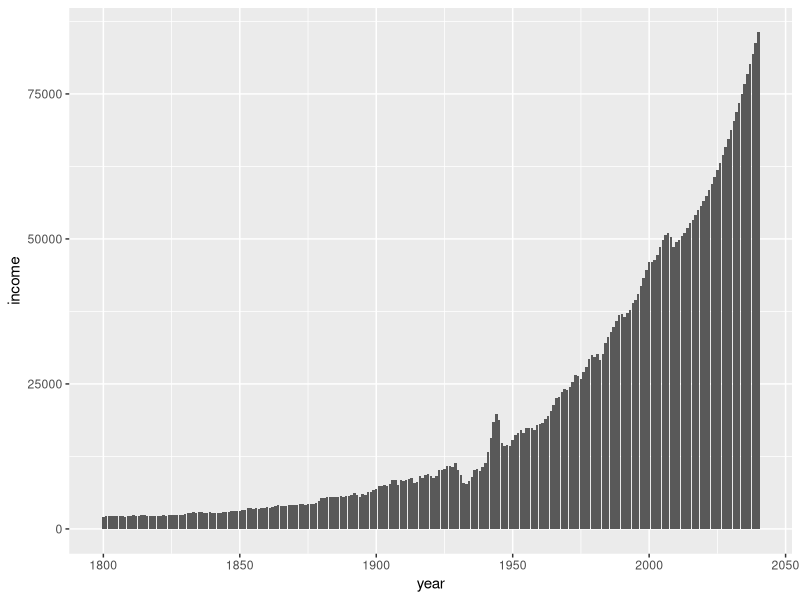
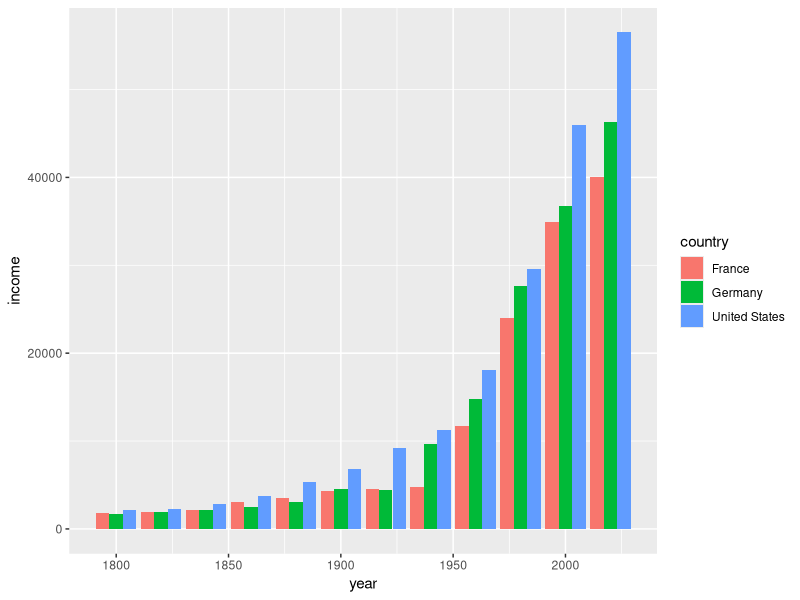
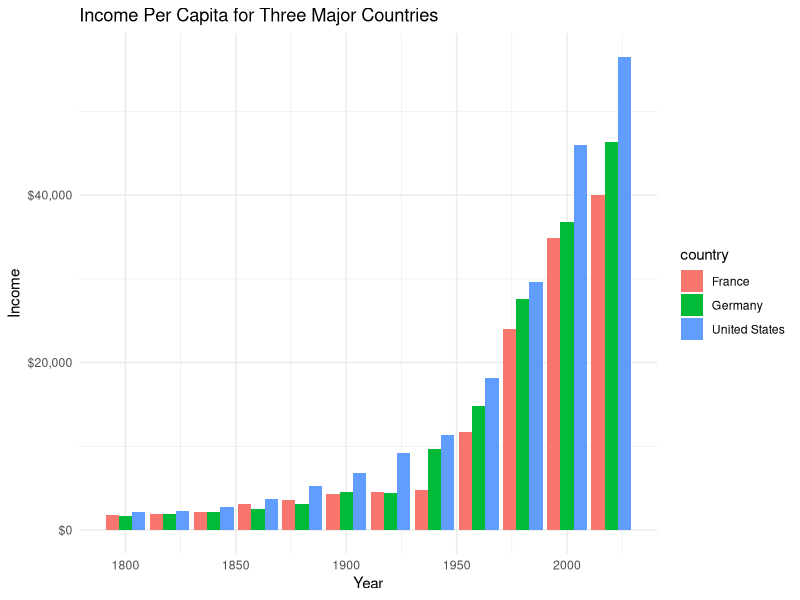
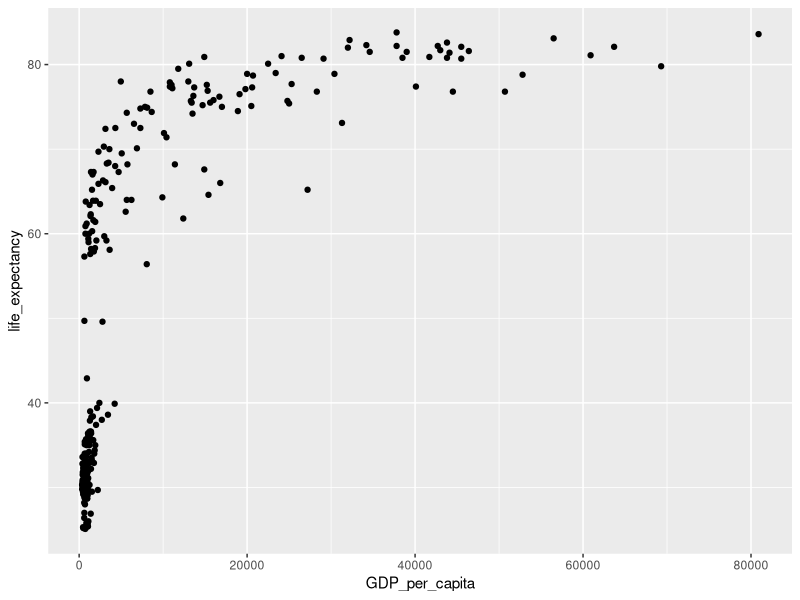
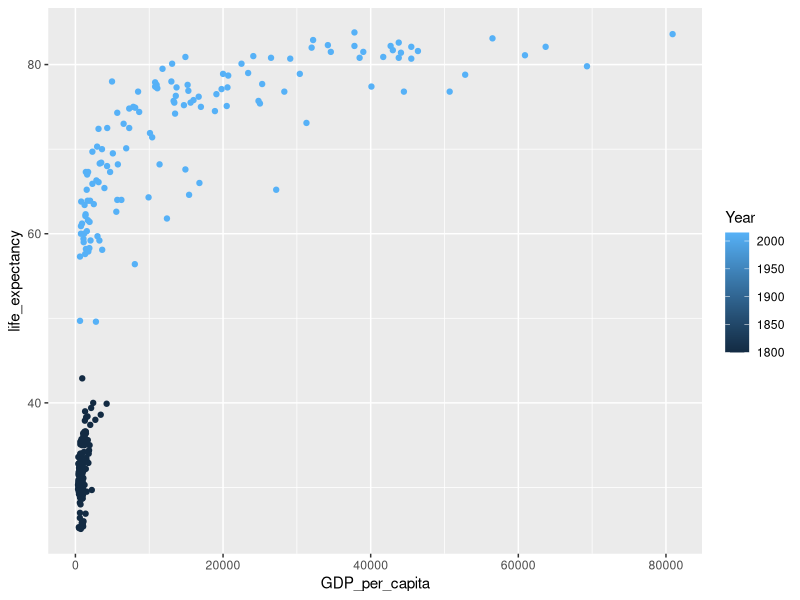
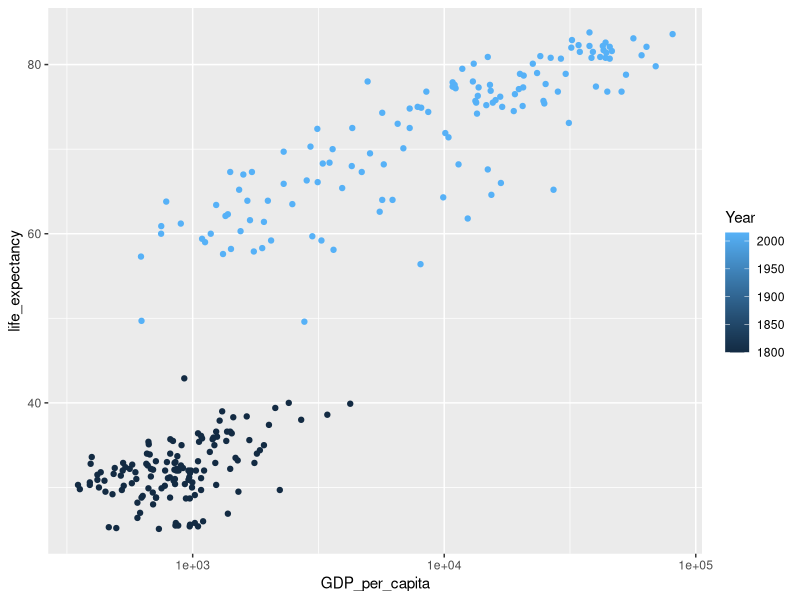
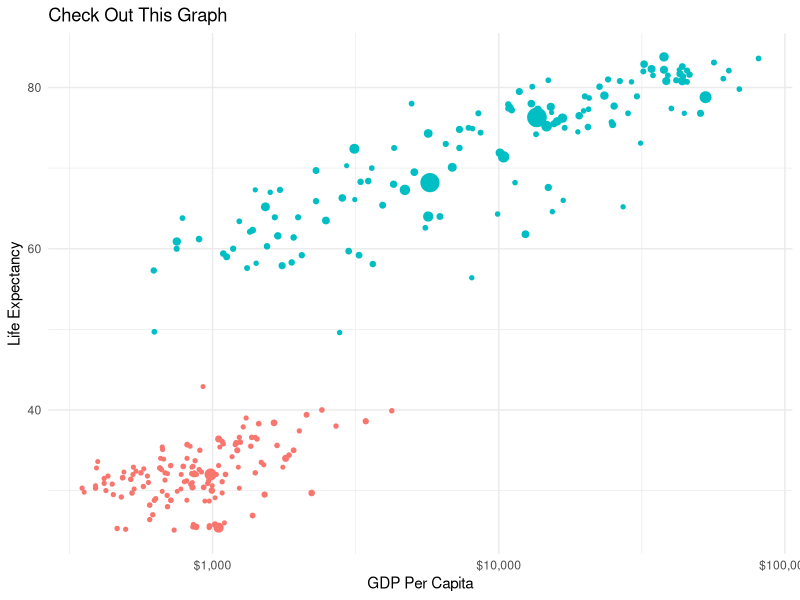
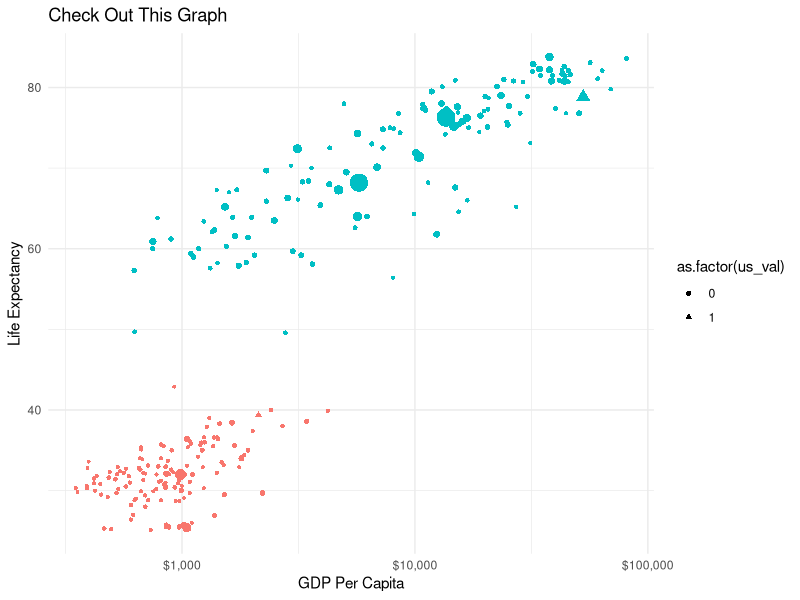

The R script that drew these images, in order:
## ---- chunk 1
knitr::opts_chunk$set(echo = TRUE)

gapminder_IncomePerCap <- read.csv("../data/income_per_person.csv")
gap <- read.csv2("../data/gapminder.csv")
## ---- chunk 2
str(gapminder_IncomePerCap)
## ---- chunk 3
# let's look at the first 4 observations with the first 5 columns
gapminder_IncomePerCap[1:4, 1:5] 
## ---- chunk 4
# install.packages("tidyverse") - I already have this installed so no need to do it here. 
# load the library as so:
library(tidyverse)

# Now, we 'pivot' our data longer
# Keep in mind, we want our years to be their own variable, 'years', and our values 'income'
# Also notice that all the years begin with "X" - we can use that to our advantage
tidy_df <- gapminder_IncomePerCap %>% 
  pivot_longer(cols = starts_with("X"), names_to = "year", values_to = "income")
## ---- chunk 5
# Normally, we wouldn't want to store the df in the same name.
tidy_df <- tidy_df %>% 
  # let's mutate the year column
  # First, remove the "X" from our years
  mutate(year = str_replace(year, pattern = "X", replacement = ""),
         # next, turn our character to numeric (technically 'double')
         year = as.numeric(year))
## ---- chunk 6
us_data <- tidy_df %>% filter(country == "United States")
## ---- chunk 7
# first, supply the data frame to ggplot()
ggplot(us_data) +
  # we want bars so... geom_bar() gives us that geometry
  # now, we want specify the y axis to be income and x is year
  # we put these in the aes() comman (for aesthetics)
  geom_bar(aes(x = year, y = income), stat = "identity")
## ---- chunk 8
top_three <- tidy_df %>% 
  # %in% is convenient function for selecting multiple matching items from a vector
  filter(country %in% c("United States", "Germany", "France"),
         year %in% c(seq.int(from = 1800, to = 2020, by = 20)))

# now we plot
ggplot(top_three) +
  # using geom_bar again
  # now we add two arguments - fill, which tells us to color the bars by country
  # position (I prefer "dodge" - the default is "stack")
  geom_bar(aes(x = year, y = income, fill = country), stat = "identity", position = "dodge")

## ---- chunk 9
# load ggthemes
library(ggthemes)
# Use the same graph
ggplot(top_three) +
  geom_bar(aes(x = year, y = income, fill = country), stat = "identity", position = "dodge") +
  # now add a theme (scroll through and pick your favorite.. I really like the minimal one)
  # these themes are specified as theme_* - try several out!
  theme_minimal() +
  # now add your labels
  labs(
    x = "Year",
    y = "Income",
    title = "Income Per Capita for Three Major Countries"
  ) +
  # there are several ways to do this.. I use the scales package
  # scales can do a lot for your axes. Check it out:
  scale_y_continuous(labels = scales::dollar)
## ---- chunk 10
str(gap)
## ---- chunk 11
gap_selected_years <- gap %>%
  filter(Year %in% c(1800, 2015))
## ---- chunk 12
ggplot(gap_selected_years) +
  geom_point(aes(x = GDP_per_capita, y = life_expectancy))

## ---- chunk 13
ggplot(gap_selected_years) + 
  geom_point(aes(x = GDP_per_capita, y = life_expectancy, color = Year))
## ---- chunk 14
ggplot(gap_selected_years) + 
  geom_point(aes(x = GDP_per_capita, y = life_expectancy, color = Year)) +
  # we can just add a scale to the x axis (there are many of these - check them out!)
  scale_x_log10()
## ---- chunk 15
ggplot(gap_selected_years) + 
  # let's add the `size` argument to our aesthetics
  geom_point(aes(x = GDP_per_capita, y = life_expectancy, color = as.factor(Year), size = population)) +
  # fix our log scale (make them dollars)
  scale_x_log10(labels = scales::dollar) +
  # let's get rid of the legends for now...
  guides(size = FALSE, color = FALSE) +
  # and add a theme
  theme_minimal() +
  # and labels
  labs(
    y = "Life Expectancy",
    x = "GDP Per Capita",
    title = "Check Out This Graph"
  )
## ---- chunk 16
# create a new data frame with a column indicated whether the value is for US or not
gselect_us <- gap_selected_years %>% 
  mutate(us_val = ifelse(country == "United States", 1, 0))


ggplot(gselect_us) + 
  # let's add the `shape` argument to our aesthetics
  geom_point(aes(x = GDP_per_capita, y = life_expectancy, color = as.factor(Year), size = population,
                 shape = as.factor(us_val))) +
  # fix our log scale (make them dollars)
  scale_x_log10(labels = scales::dollar) +
  # let's get rid of the legends for now...
  guides(size = FALSE, color = FALSE) +
  # and add a theme
  theme_minimal() +
  # and labels
  labs(
    y = "Life Expectancy",
    x = "GDP Per Capita",
    title = "Check Out This Graph"
  )
## ---- chunk 17
child_mort_cutoff_data <- gselect_us %>% 
  # we are really just interested in the 2015 year... 
  group_by(Year) %>% 
  # this will give a column to compare child mortality to
  mutate(avg_mort = mean(child_mortality),
         # make a comlumn getting 1 if the avg is greater or 0 if not
         compare = ifelse(child_mortality > avg_mort, 1, 0),
         # hardcoding compare to be 0 if the year is not 2015
         compare = ifelse(Year == 1800, 0, compare)) %>% 
  ungroup() %>% 
  group_by(country) %>% 
  # telling R that the country should get 1 for both dates if it was 1 for 2015
  mutate(compare = max(compare),
         compare = ifelse(compare == 1, "Above Avg. Child Mortality", "At or Under Avg. Child Mortality"))


# Now let us plot it again...
ggplot(child_mort_cutoff_data) + 
  # let's add the `shape` argument to our aesthetics
  geom_point(aes(x = GDP_per_capita, y = life_expectancy, color = as.factor(Year), size = population,
                 shape = as.factor(us_val))) +
  # fix our log scale (make them dollars)
  scale_x_log10(labels = scales::dollar) +
  # let's get rid of the legends for now...
  guides(size = FALSE, color = FALSE, shape = FALSE) +
  # and add a theme
  theme_fivethirtyeight() +
  # and labels
  labs(
    y = "Life Expectancy",
    x = "GDP Per Capita",
    title = "Change in GDP and Life Expectancy",
    subtitle = "from 1800 to 2015, separated by groups at or above average child mortality"
  ) +
  # now, we add "facets" to group the data into different panes
  # we will use our 'compare' variable for that.
  facet_grid(~compare) 
